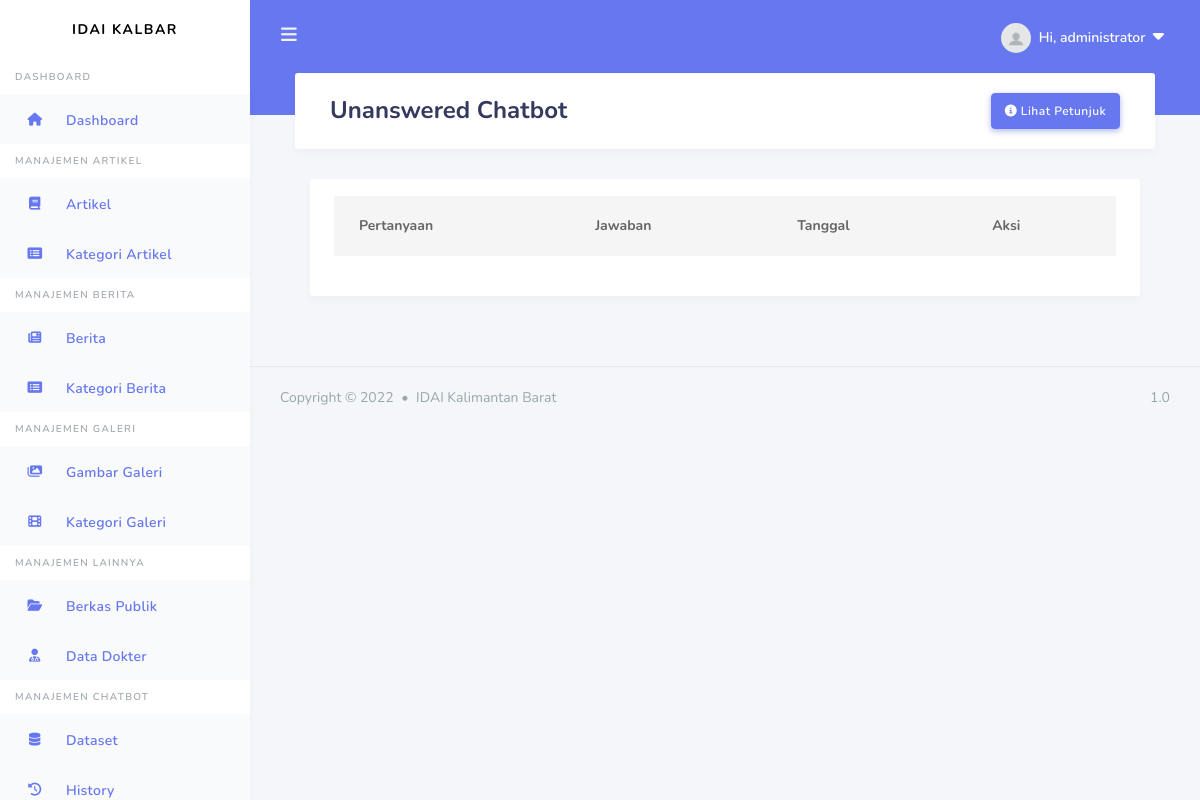
Page /admin/unanswered (signed in) on the earlier database version.
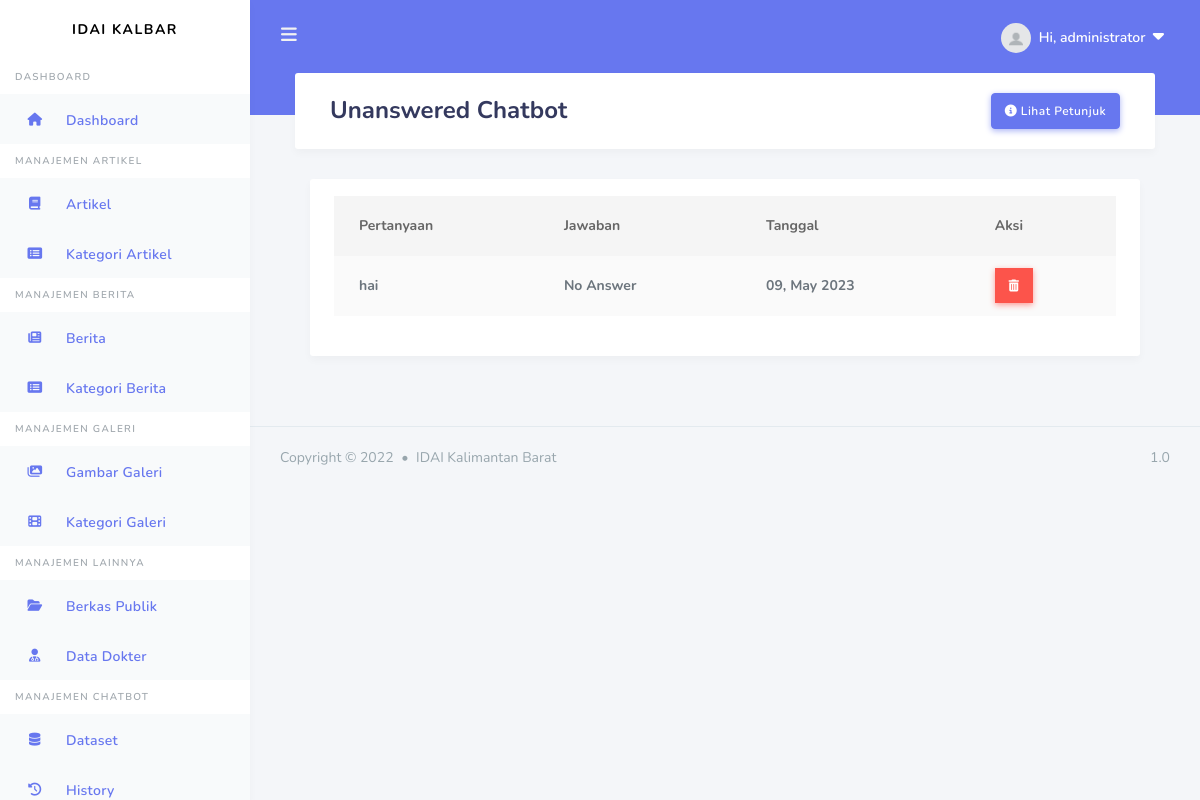
Same page on the later database version.
### apps/models.py (models this page shows, shortened)
class User(db.Model, UserMixin):
    id = db.Column(db.Integer, primary_key=True)
    username = db.Column(db.String(20), unique=True, nullable=False)
    email = db.Column(db.String(100), unique=True, nullable=False)
    image_file = db.Column(db.String(20), nullable=False, default='default.jpg')
    password = db.Column(db.String(20), nullable=False)
    articles = db.relationship('Article', backref='author', lazy=True)
    news = db.relationship('News', backref='author', lazy=True)
    galleries = db.relationship('Gallery', backref='author', lazy=True)
    image_galleries = db.relationship('Images_Gallery', backref='author', lazy=True)
    berkas = db.relationship('DataDokter', backref='owner', lazy=True, uselist=False)
    roles_id = db.Column(db.Integer, db.ForeignKey('roles.id'), nullable=False, default=2)

class Message(db.Model):
    id = db.Column(db.Integer, primary_key=True)
    question = db.Column(db.String(300))
    status_data = db.Column(db.Boolean, default=False)
    response = db.Column(db.String(300), default="No Answer")
    date_posted = db.Column(db.DateTime, default=datetime.now())

### apps/chatbot/routes.py (the view)
@chatbot.route("/admin/unanswered")
@login_required
def unans_chat():
    messages = Message.query.filter_by(status_data=False).all()
    return render_template('users/admin/chatbot/unanswered.html', messages=messages, title='Unanswered Chatbot')

### apps/models.py (called while the page is built)
@login_manager.user_loader
def load_user(user_id):
    return User.query.get(int(user_id))

### apps/templates/users/admin/chatbot/unanswered.html (shortened to what this page needs)
{% extends "layouts/base_dashboard.html" %}
{% block header %}
<div class="container">
    <h1> {{ title }}</h1>
    <button type="button" class="btn btn-primary float-right" data-toggle="modal" data-target="#modalll">
        <i class="fa-solid fa-circle-info"></i>&nbsp;Lihat Petunjuk
    </button>
</div>
{% endblock header %}
{% block content %}
<div class="container">
    <div class="row">
      <div class="col-12 col-md-12 col-lg-12">
        <div class="card">
          <section class="section m-4">
            <table id="data" class="table table-striped table-hover">
                <thead>
                    <tr>
                        <th scope="col">Pertanyaan</th>
                        <th scope="col">Jawaban</th>
                        <th scope="col">Tanggal</th>
                        <th scope="col">Aksi</th>
                    </tr>
                    </thead>
                    <tbody>
                    {% for m in messages %}
                    <tr>
                        <th>{{ m.question }}</th>
                        <th>{{ m.response }}</th>
                        <th>{{ m.date_posted.strftime("%d, %B %Y") }}</th>
                        <th>
                            <div>
                                <button class="btn btn-danger btn-md rounded-0" type="button" data-placement="top" title="Delete" data-toggle="modal" data-target="#deleteModal{{m.id}}"><i class="fa-solid fa-trash-can"></i></button>
                            </div>
                        </th>
                    </tr>
                    {% endfor %}
                    </tbody>
            </table>
          </section>
        </div>
      </div>
    </div>
</div>
{% endblock content%}

### apps/templates/layouts/base_dashboard.html (shortened to what this page needs)
<!DOCTYPE html>
<html lang="en">
<head>
  <link rel="stylesheet" type="text/css" href="https://cdn.datatables.net/1.12.1/css/jquery.dataTables.min.css">
  <link rel="stylesheet" href="https://maxcdn.bootstrapcdn.com/bootstrap/4.5.2/css/bootstrap.min.css">
  <link rel="stylesheet" href="https://cdn.jsdelivr.net/npm/bootstrap-select@1.14.0-beta3/dist/css/bootstrap-select.min.css">
  <link rel="stylesheet" href="{{ url_for ('static', filename='assets/css/styleDashboard.css') }}">
  <link rel="stylesheet" href="{{ url_for ('static', filename='assets/css/components.css') }}">
  <link rel="stylesheet" href="{{ url_for ('static', filename='assets/css/custom.css') }}">
</head>
<body>
  {% include 'includes/header.html' %}
  {% include 'includes/sidebar.html' %}
  <div class="main-content">
    <div class="col-md">
        <section class="section">
            <div class="section-header">
              {% block header %}{% endblock header %}
            </div>
            <div class="section-body">
            {% block content %}{% endblock content %}
            </div>
        </section>
    </div>
</div>
  {% block footer %}
  <footer class="main-footer">
      <div class="footer-left">
        Copyright &copy; 2022 <div class="bullet"></div>  IDAI Kalimantan Barat
      </div>
      <div class="footer-right">
        1.0
      </div>
  </footer>
  {% endblock footer %}
</body>
</html>

### apps/templates/includes/header.html (shortened to what this page needs)
<div class="navbar-bg"></div>
    <nav class="navbar navbar-expand-lg main-navbar">
      <form class="form-inline mr-auto">
        <ul class="navbar-nav mr-3">
          <li><a href="#" data-toggle="sidebar" class="nav-link nav-link-lg"><i class="fas fa-bars"></i></a></li>
        </ul>
      </form>
      <ul class="navbar-nav navbar-right">
        <li class="dropdown"><a href="#" data-toggle="dropdown" class="nav-link notification-toggle nav-link-lg nav-link-user"><img src="{{ url_for ('static', filename='assets/img/profile_pics/default.jpg') }}" alt="" class="rounded-circle mr-1">
          <div class="d-sm-none d-lg-inline-block">Hi, {{ current_user.username}} &nbsp;<small><i class="fa-solid fa-caret-down"></i></small></div></a>
        </li>
      </ul>
    </nav>

### apps/templates/includes/sidebar.html (shortened to what this page needs)
<div class="main-sidebar">
    <aside id="sidebar-wrapper">
        <div class="sidebar-brand">
            <a href="#">IDAI KALBAR</a>
        </div>
    {% if roles == 'Dokter' %}
    <ul class="sidebar-menu">
        <li class="menu-header">Dashboard</li>
        <li class="nav-item dropdown active">
            <a href="{{ url_for('users.dokter')}}" class="nav-link"><i class="fas fa-solid fa-house"></i><span>Dashboard</span></a>
        </li>
    </ul>
    <ul class="sidebar-menu">
        <li class="menu-header">Manajemen Data Pribadi</li>
        <li class="nav-item dropdown active">
            <a href="{{ url_for('doctors.tambah_data')}}" class="nav-link"><i class="fas fa-solid fa-book"></i><span>Data Pribadi</span></a>
        </li>
    </ul>
    {% if data_valid == True %}
    <ul class="sidebar-menu">
        <li class="menu-header">Data Dokter Terdaftar</li>
        <li class="nav-item dropdown active">
            <a href="{{ url_for('doctors.data_dokter')}}" class="nav-link"><i class="fas fa-solid fa-book"></i><span>Data Dokter</span></a>
        </li>
    </ul>
    {% endif %}
    {% else %}
        <ul class="sidebar-menu">
            <li class="menu-header">Dashboard</li>
            <li class="nav-item dropdown active">
                <a href="{{ url_for('users.admin')}}" class="nav-link"><i class="fas fa-solid fa-house"></i><span>Dashboard</span></a>
            </li>
        </ul>
        <ul class="sidebar-menu">
            <li class="menu-header">Manajemen Artikel</li>
            <li class="nav-item dropdown active">
                <a href="{{ url_for('articles.article_admin')}}" class="nav-link"><i class="fas fa-solid fa-book"></i><span>Artikel</span></a>
            </li>
            <li class="nav-item dropdown active">
                <a href="{{ url_for('articles.new_category')}}" class="nav-link"><i class="fas fa-regular fa-rectangle-list"></i><span>Kategori Artikel</span></a>
            </li>
        </ul>
        <ul class="sidebar-menu">
            <li class="menu-header">Manajemen Berita</li>
            <li class="nav-item dropdown active">
                <a href="{{ url_for('news.news_admin')}}" class="nav-link"><i class="fas fa-regular fa-newspaper"></i><span>Berita</span></a>
            </li>
            <li class="nav-item dropdown active">
                <a href="{{ url_for('news.new_category')}}" class="nav-link"><i class="fas fa-regular fa-rectangle-list"></i><span>Kategori Berita</span></a>
            </li>
        </ul>
        <ul class="sidebar-menu">
            <li class="menu-header">Manajemen Galeri</li>
            <li class="nav-item dropdown active">
                <a href="{{ url_for('galleries.new_image')}}" class="nav-link"><i class="fas fa-regular fa-images"></i><span>Gambar Galeri</span></a>
            </li>
            <li class="nav-item dropdown active">
                <a href="{{ url_for('galleries.new_gallery')}}" class="nav-link"><i class="fas fa-solid fa-film"></i><span>Kategori Galeri</span></a>
            </li>
        </ul>
        <ul class="sidebar-menu">
            <li class="menu-header">Manajemen Lainnya</li>
            <li class="nav-item dropdown active">
                <a href="{{ url_for('files.new_files')}}" class="nav-link"><i class="fas fa-regular fa-folder-open"></i><span>Berkas Publik</span></a>
            </li>
            <li class="nav-item dropdown active">
                <a href="{{ url_for('files.data_dokter')}}" class="nav-link"><i class="fas fa-solid fa-user-doctor"></i><span>Data Dokter</span></a>
            </li>
        </ul>
        <ul class="sidebar-menu">
            <li class="menu-header">Manajemen Chatbot</li>
            <li class="nav-item dropdown active">
                <a href="{{ url_for('chatbot.dataset')}}" class="nav-link"><i class="fas fa-solid fa-database"></i><span>Dataset</span></a>
            </li>
            <li class="nav-item dropdown active">
                <a href="{{ url_for('chatbot.history')}}" class="nav-link"><i class="fas fa-solid fa-clock-rotate-left"></i><span>History</span></a>
            </li>
        </ul>
        {% endif %}
    </aside>
</div>

Differences in the rows shown:
added Message: question "hai", response "No Answer", date_posted "09, May 2023"
